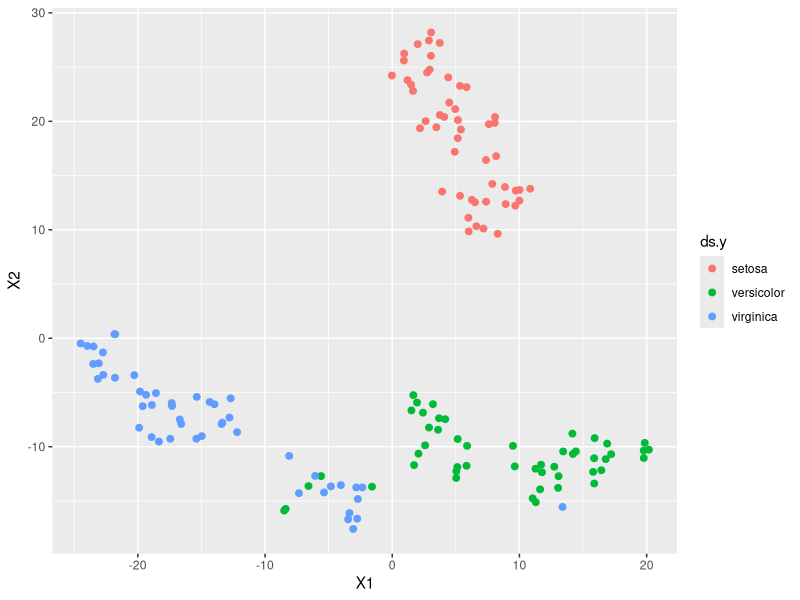

Recreate this plot in R.
library(ggplot2)
library(Rtsne)

ds <- iris[,-5]

dup = which(duplicated(ds))
dup

ds <- ds[-dup,]
ds.y <- iris$Species[-dup]

tsne <- Rtsne(ds,dims = 2, perplexity = 10)

df.tsne <- data.frame(tsne$Y)
head(df.tsne)

ggplot(df.tsne, aes(x = X1, y = X2, color = ds.y)) + 
  geom_point(size = 2)
